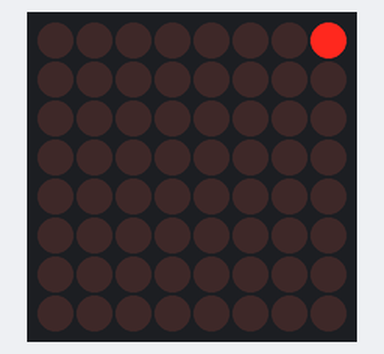
A sketch run on a simulated Arduino Uno, built with avr-gcc and run on an emulated ATmega328P. Shown: 8×8 LED matrix.

Above: at 0.92 s.
At 5.72 s:
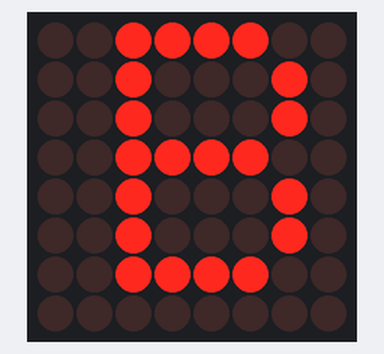
At 10.6 s:
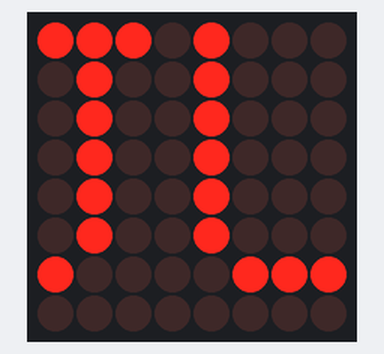
At 20.36 s:
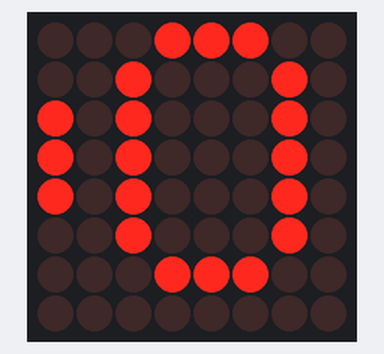
At 30.12 s:
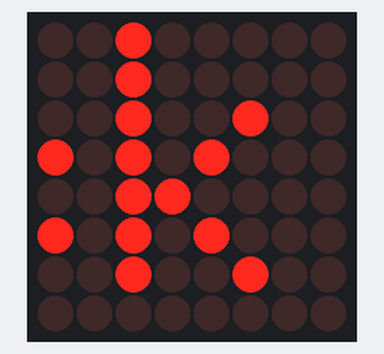
At 39.88 s:
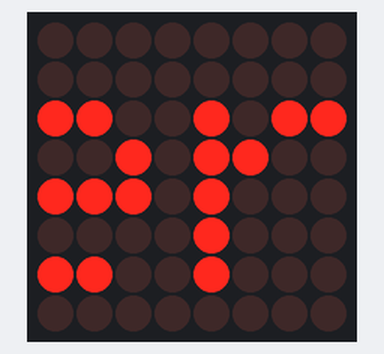

The sketch:

_8x8matrix_scrolling_text.ino
```cpp
// based on an orginal sketch by Arduino forum member "danigom"
// http://forum.arduino.cc/index.php?action=profile;u=188950

#include <avr/pgmspace.h>
#include <LedControl.h>

const int numDevices = 1;      // number of MAX7219s used
const long scrollDelay = 75;   // adjust scrolling speed

unsigned long bufferLong [14] = {0};

LedControl lc=LedControl(12,10,11,numDevices);

prog_uchar scrollText[] PROGMEM ={
    "  THE QUICK BROWN FOX JUMPED OVER THE LAZY DOG 1234567890 the quick brown fox jumped over the lazy dog   \0"};

void setup(){
    for (int x=0; x<numDevices; x++){
        lc.shutdown(x,false);       //The MAX72XX is in power-saving mode on startup
        lc.setIntensity(x,8);       // Set the brightness to default value
        lc.clearDisplay(x);         // and clear the display
    }
}

void loop(){
    scrollMessage(scrollText);
    scrollFont();
}

///////////////////////////////////////////////////////////////////////////////////////////////////////////////////

prog_uchar font5x7 [] PROGMEM = {      //Numeric Font Matrix (Arranged as 7x font data + 1x kerning data)
    B00000000,	//Space (Char 0x20)
    B00000000,
    B00000000,
    B00000000,
    B00000000,
    B00000000,
    B00000000,
    6,

    B10000000,	//!
    B10000000,
    B10000000,
    B10000000,
    B00000000,
    B00000000,
    B10000000,
    2,

    B10100000,	//"
    B10100000,
    B10100000,
    B00000000,
    B00000000,
    B00000000,
    B00000000,
    4,

    B01010000,	//#
    B01010000,
    B11111000,
    B01010000,
    B11111000,
    B01010000,
    B01010000,
    6,

    B00100000,	//$
    B01111000,
    B10100000,
    B01110000,
    B00101000,
    B11110000,
    B00100000,
    6,

    B11000000,	//%
    B11001000,
    B00010000,
    B00100000,
    B01000000,
    B10011000,
    B00011000,
    6,

    B01100000,	//&
    B10010000,
    B10100000,
    B01000000,
    B10101000,
    B10010000,
    B01101000,
    6,

    B11000000,	//'
    B01000000,
    B10000000,
    B00000000,
    B00000000,
    B00000000,
    B00000000,
    3,

    B00100000,	//(
    B01000000,
    B10000000,
    B10000000,
    B10000000,
    B01000000,
    B00100000,
    4,

    B10000000,	//)
    B01000000,
    B00100000,
    B00100000,
    B00100000,
    B01000000,
    B10000000,
    4,

    B00000000,	//*
    B00100000,
    B10101000,
    B01110000,
    B10101000,
    B00100000,
    B00000000,
    6,

    B00000000,	//+
    B00100000,
    B00100000,
    B11111000,
    B00100000,
    B00100000,
    B00000000,
    6,

    B00000000,	//,
    B00000000,
    B00000000,
    B00000000,
    B11000000,
    B01000000,
    B10000000,
    3,

    B00000000,	//-
    B00000000,
    B11111000,
    B00000000,
    B00000000,
    B00000000,
    B00000000,
    6,

    B00000000,	//.
    B00000000,
    B00000000,
    B00000000,
    B00000000,
    B11000000,
    B11000000,
    3,

    B00000000,	///
    B00001000,
    B00010000,
    B00100000,
    B01000000,
    B10000000,
    B00000000,
    6,

    B01110000,	//0
    B10001000,
    B10011000,
    B10101000,
    B11001000,
    B10001000,
    B01110000,
    6,

    B01000000,	//1
    B11000000,
    B01000000,
    B01000000,
    B01000000,
    B01000000,
    B11100000,
    4,

    B01110000,	//2
    B10001000,
    B00001000,
    B00010000,
    B00100000,
    B01000000,
    B11111000,
    6,

    B11111000,	//3
    B00010000,
    B00100000,
    B00010000,
    B00001000,
    B10001000,
    B01110000,
    6,

    B00010000,	//4
    B00110000,
    B01010000,
    B10010000,
    B11111000,
    B00010000,
    B00010000,
    6,

    B11111000,	//5
    B10000000,
    B11110000,
    B00001000,
    B00001000,
    B10001000,
    B01110000,
    6,

    B00110000,	//6
    B01000000,
    B10000000,
    B11110000,
    B10001000,
    B10001000,
    B01110000,
    6,

    B11111000,	//7
    B10001000,
    B00001000,
    B00010000,
    B00100000,
    B00100000,
    B00100000,
    6,

    B01110000,	//8
    B10001000,
    B10001000,
    B01110000,
    B10001000,
    B10001000,
    B01110000,
    6,

    B01110000,	//9
    B10001000,
    B10001000,
    B01111000,
    B00001000,
    B00010000,
    B01100000,
    6,

    B00000000,	//:
    B11000000,
    B11000000,
    B00000000,
    B11000000,
    B11000000,
    B00000000,
    3,

    B00000000,	//;
    B11000000,
    B11000000,
    B00000000,
    B11000000,
    B01000000,
    B10000000,
    3,

    B00010000,	//<
    B00100000,
    B01000000,
    B10000000,
    B01000000,
    B00100000,
    B00010000,
    5,

    B00000000,	//=
    B00000000,
    B11111000,
    B00000000,
    B11111000,
    B00000000,
    B00000000,
    6,

    B10000000,	//>
    B01000000,
    B00100000,
    B00010000,
    B00100000,
    B01000000,
    B10000000,
    5,

    B01110000,	//?
    B10001000,
    B00001000,
    B00010000,
    B00100000,
    B00000000,
    B00100000,
    6,

    B01110000,	//@
    B10001000,
    B00001000,
    B01101000,
    B10101000,
    B10101000,
    B01110000,
    6,

    B01110000,	//A
    B10001000,
    B10001000,
    B10001000,
    B11111000,
    B10001000,
    B10001000,
    6,

    B11110000,	//B
    B10001000,
    B10001000,
    B11110000,
    B10001000,
    B10001000,
    B11110000,
    6,

    B01110000,	//C
    B10001000,
    B10000000,
    B10000000,
    B10000000,
    B10001000,
    B01110000,
    6,

    B11100000,	//D
    B10010000,
    B10001000,
    B10001000,
    B10001000,
    B10010000,
    B11100000,
    6,

    B11111000,	//E
    B10000000,
    B10000000,
    B11110000,
    B10000000,
    B10000000,
    B11111000,
    6,

    B11111000,	//F
    B10000000,
    B10000000,
    B11110000,
    B10000000,
    B10000000,
    B10000000,
    6,

    B01110000,	//G
    B10001000,
    B10000000,
    B10111000,
    B10001000,
    B10001000,
    B01111000,
    6,

    B10001000,	//H
    B10001000,
    B10001000,
    B11111000,
    B10001000,
    B10001000,
    B10001000,
    6,

    B11100000,	//I
    B01000000,
    B01000000,
    B01000000,
    B01000000,
    B01000000,
    B11100000,
    4,

    B00111000,	//J
    B00010000,
    B00010000,
    B00010000,
    B00010000,
    B10010000,
    B01100000,
    6,

    B10001000,	//K
    B10010000,
    B10100000,
    B11000000,
    B10100000,
    B10010000,
    B10001000,
    6,

    B10000000,	//L
    B10000000,
    B10000000,
    B10000000,
    B10000000,
    B10000000,
    B11111000,
    6,

    B10001000,	//M
    B11011000,
    B10101000,
    B10101000,
    B10001000,
    B10001000,
    B10001000,
    6,

    B10001000,	//N
    B10001000,
    B11001000,
    B10101000,
    B10011000,
    B10001000,
    B10001000,
    6,

    B01110000,	//O
    B10001000,
    B10001000,
    B10001000,
    B10001000,
    B10001000,
    B01110000,
    6,

    B11110000,	//P
    B10001000,
    B10001000,
    B11110000,
    B10000000,
    B10000000,
    B10000000,
    6,

    B01110000,	//Q
    B10001000,
    B10001000,
    B10001000,
    B10101000,
    B10010000,
    B01101000,
    6,

    B11110000,	//R
    B10001000,
    B10001000,
    B11110000,
    B10100000,
    B10010000,
    B10001000,
    6,

    B01111000,	//S
    B10000000,
    B10000000,
    B01110000,
    B00001000,
    B00001000,
    B11110000,
    6,

    B11111000,	//T
    B00100000,
    B00100000,
    B00100000,
    B00100000,
    B00100000,
    B00100000,
    6,

    B10001000,	//U
    B10001000,
    B10001000,
    B10001000,
    B10001000,
    B10001000,
    B01110000,
    6,

    B10001000,	//V
    B10001000,
    B10001000,
    B10001000,
    B10001000,
    B01010000,
    B00100000,
    6,

    B10001000,	//W
    B10001000,
    B10001000,
    B10101000,
    B10101000,
    B10101000,
    B01010000,
    6,

    B10001000,	//X
    B10001000,
    B01010000,
    B00100000,
    B01010000,
    B10001000,
    B10001000,
    6,

    B10001000,	//Y
    B10001000,
    B10001000,
    B01010000,
    B00100000,
    B00100000,
    B00100000,
    6,

    B11111000,	//Z
    B00001000,
    B00010000,
    B00100000,
    B01000000,
    B10000000,
    B11111000,
    6,

    B11100000,	//[
    B10000000,
    B10000000,
    B10000000,
    B10000000,
    B10000000,
    B11100000,
    4,

    B00000000,	//(Backward Slash)
    B10000000,
    B01000000,
    B00100000,
    B00010000,
    B00001000,
    B00000000,
    6,

    B11100000,	//]
    B00100000,
    B00100000,
    B00100000,
    B00100000,
    B00100000,
    B11100000,
    4,

    B00100000,	//^
    B01010000,
    B10001000,
    B00000000,
    B00000000,
    B00000000,
    B00000000,
    6,

    B00000000,	//_
    B00000000,
    B00000000,
    B00000000,
    B00000000,
    B00000000,
    B11111000,
    6,

    B10000000,	//`
    B01000000,
    B00100000,
    B00000000,
    B00000000,
    B00000000,
    B00000000,
    4,

    B00000000,	//a
    B00000000,
    B01110000,
    B00001000,
    B01111000,
    B10001000,
    B01111000,
    6,

    B10000000,	//b
    B10000000,
    B10110000,
    B11001000,
    B10001000,
    B10001000,
    B11110000,
    6,

    B00000000,	//c
    B00000000,
    B01110000,
    B10001000,
    B10000000,
    B10001000,
    B01110000,
    6,

    B00001000,	//d
    B00001000,
    B01101000,
    B10011000,
    B10001000,
    B10001000,
    B01111000,
    6,

    B00000000,	//e
    B00000000,
    B01110000,
    B10001000,
    B11111000,
    B10000000,
    B01110000,
    6,

    B00110000,	//f
    B01001000,
    B01000000,
    B11100000,
    B01000000,
    B01000000,
    B01000000,
    6,

    B00000000,	//g
    B01111000,
    B10001000,
    B10001000,
    B01111000,
    B00001000,
    B01110000,
    6,

    B10000000,	//h
    B10000000,
    B10110000,
    B11001000,
    B10001000,
    B10001000,
    B10001000,
    6,

    B01000000,	//i
    B00000000,
    B11000000,
    B01000000,
    B01000000,
    B01000000,
    B11100000,
    4,

    B00010000,	//j
    B00000000,
    B00110000,
    B00010000,
    B00010000,
    B10010000,
    B01100000,
    5,

    B10000000,	//k
    B10000000,
    B10010000,
    B10100000,
    B11000000,
    B10100000,
    B10010000,
    5,

    B11000000,	//l
    B01000000,
    B01000000,
    B01000000,
    B01000000,
    B01000000,
    B11100000,
    4,

    B00000000,	//m
    B00000000,
    B11010000,
    B10101000,
    B10101000,
    B10001000,
    B10001000,
    6,

    B00000000,	//n
    B00000000,
    B10110000,
    B11001000,
    B10001000,
    B10001000,
    B10001000,
    6,

    B00000000,	//o
    B00000000,
    B01110000,
    B10001000,
    B10001000,
    B10001000,
    B01110000,
    6,

    B00000000,	//p
    B00000000,
    B11110000,
    B10001000,
    B11110000,
    B10000000,
    B10000000,
    6,

    B00000000,	//q
    B00000000,
    B01101000,
    B10011000,
    B01111000,
    B00001000,
    B00001000,
    6,

    B00000000,	//r
    B00000000,
    B10110000,
    B11001000,
    B10000000,
    B10000000,
    B10000000,
    6,

    B00000000,	//s
    B00000000,
    B01110000,
    B10000000,
    B01110000,
    B00001000,
    B11110000,
    6,

    B01000000,	//t
    B01000000,
    B11100000,
    B01000000,
    B01000000,
    B01001000,
    B00110000,
    6,

    B00000000,	//u
    B00000000,
    B10001000,
    B10001000,
    B10001000,
    B10011000,
    B01101000,
    6,

    B00000000,	//v
    B00000000,
    B10001000,
    B10001000,
    B10001000,
    B01010000,
    B00100000,
    6,

    B00000000,	//w
    B00000000,
    B10001000,
    B10101000,
    B10101000,
    B10101000,
    B01010000,
    6,

    B00000000,	//x
    B00000000,
    B10001000,
    B01010000,
    B00100000,
    B01010000,
    B10001000,
    6,

    B00000000,	//y
    B00000000,
    B10001000,
    B10001000,
    B01111000,
    B00001000,
    B01110000,
    6,

    B00000000,	//z
    B00000000,
    B11111000,
    B00010000,
    B00100000,
    B01000000,
    B11111000,
    6,

    B00100000,	//{
    B01000000,
    B01000000,
    B10000000,
    B01000000,
    B01000000,
    B00100000,
    4,

    B10000000,	//|
    B10000000,
    B10000000,
    B10000000,
    B10000000,
    B10000000,
    B10000000,
    2,

    B10000000,	//}
    B01000000,
    B01000000,
    B00100000,
    B01000000,
    B01000000,
    B10000000,
    4,

    B00000000,	//~
    B00000000,
    B00000000,
    B01101000,
    B10010000,
    B00000000,
    B00000000,
    6,

    B01100000,	// (Char 0x7F)
    B10010000,
    B10010000,
    B01100000,
    B00000000,
    B00000000,
    B00000000,
    5
};

void scrollFont() {
    for (int counter=0x20;counter<0x80;counter++){
        loadBufferLong(counter);
        delay(100);
    }
}

// Scroll Message
void scrollMessage(prog_uchar * messageString) {
    int counter = 0;
    int myChar=0;
    do {
        // read back a char
        myChar =  pgm_read_byte_near(messageString + counter);
        if (myChar != 0){
            loadBufferLong(myChar);
        }
        counter++;
    }
    while (myChar != 0);
}
// Load character into scroll buffer
void loadBufferLong(int ascii){
    if (ascii >= 0x20 && ascii <=0x7f){
        for (int a=0;a<7;a++){                      // Loop 7 times for a 5x7 font
            unsigned long c = pgm_read_byte_near(font5x7 + ((ascii - 0x20) * 8) + a);     // Index into character table to get row data
            unsigned long x = bufferLong [a*2];     // Load current scroll buffer
            x = x | c;                              // OR the new character onto end of current
            bufferLong [a*2] = x;                   // Store in buffer
        }
        byte count = pgm_read_byte_near(font5x7 +((ascii - 0x20) * 8) + 7);     // Index into character table for kerning data
        for (byte x=0; x<count;x++){
            rotateBufferLong();
            printBufferLong();
            delay(scrollDelay);
        }
    }
}
// Rotate the buffer
void rotateBufferLong(){
    for (int a=0;a<7;a++){                      // Loop 7 times for a 5x7 font
        unsigned long x = bufferLong [a*2];     // Get low buffer entry
        byte b = bitRead(x,31);                 // Copy high order bit that gets lost in rotation
        x = x<<1;                               // Rotate left one bit
        bufferLong [a*2] = x;                   // Store new low buffer
        x = bufferLong [a*2+1];                 // Get high buffer entry
        x = x<<1;                               // Rotate left one bit
        bitWrite(x,0,b);                        // Store saved bit
        bufferLong [a*2+1] = x;                 // Store new high buffer
    }
}
// Display Buffer on LED matrix
void printBufferLong(){
  for (int a=0;a<7;a++){                    // Loop 7 times for a 5x7 font
    unsigned long x = bufferLong [a*2+1];   // Get high buffer entry
    byte y = x;                             // Mask off first character
    lc.setRow(3,a,y);                       // Send row to relevent MAX7219 chip
    x = bufferLong [a*2];                   // Get low buffer entry
    y = (x>>24);                            // Mask off second character
    lc.setRow(2,a,y);                       // Send row to relevent MAX7219 chip
    y = (x>>16);                            // Mask off third character
    lc.setRow(1,a,y);                       // Send row to relevent MAX7219 chip
    y = (x>>8);                             // Mask off forth character
    lc.setRow(0,a,y);                       // Send row to relevent MAX7219 chip
  }
}
```
